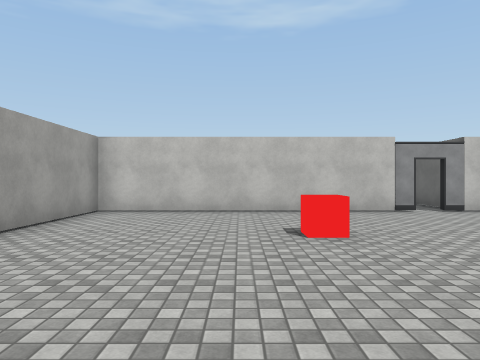
[1] (above)

16 first-person views from a walk through a 3-D level made in the Unity game engine. The camera is 1.4 m above the floor, looks level and sees 70° across. The floor is counted in squares, 2 m on a side. Each view is taken from the middle of a square. On the plan, view 1 faces up. The plan holds only what a view shows up to about 11 squares ahead; the rest is blank. The place goes on beyond the plan. The player character is not drawn. Surface patterns are stand-ins for the level's own textures.

[2]
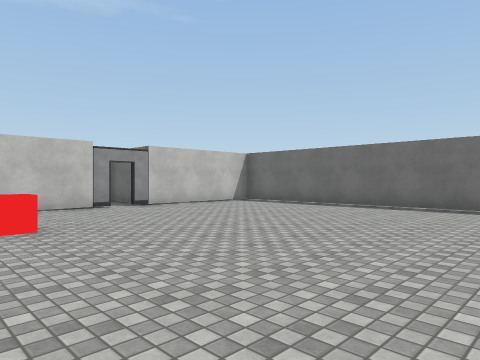

[3]
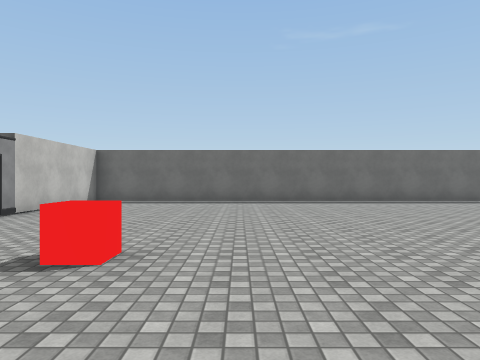

[4]
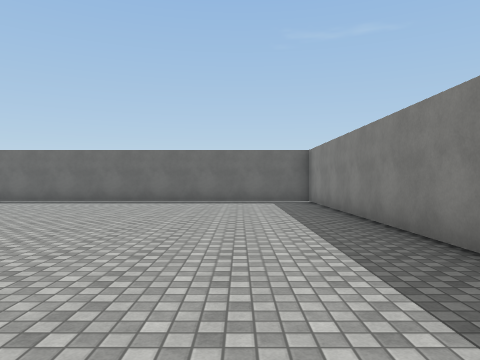

[5]
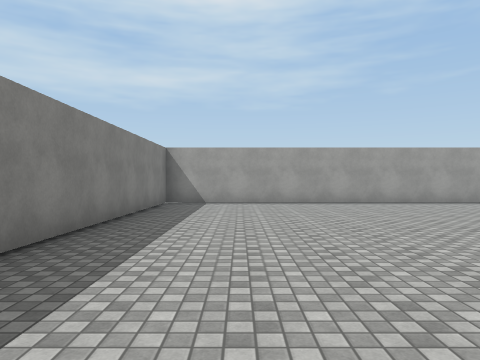

[6]
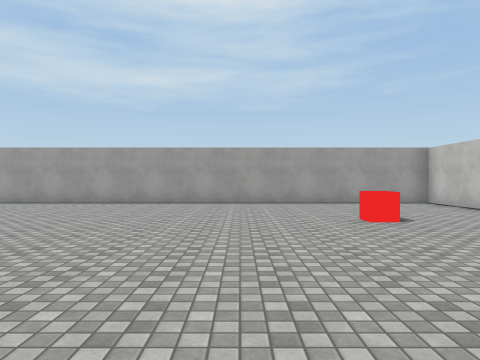

[7]
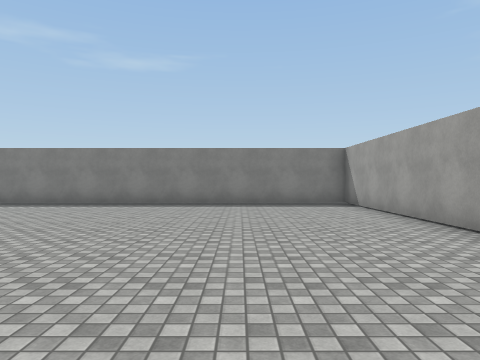

[8]
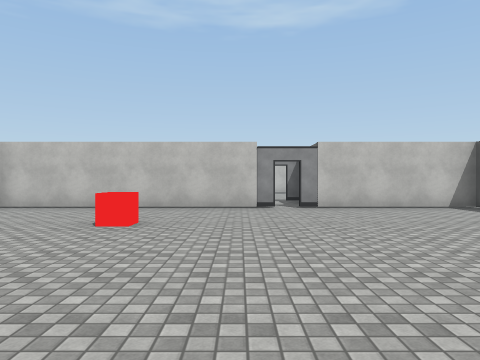

[9]
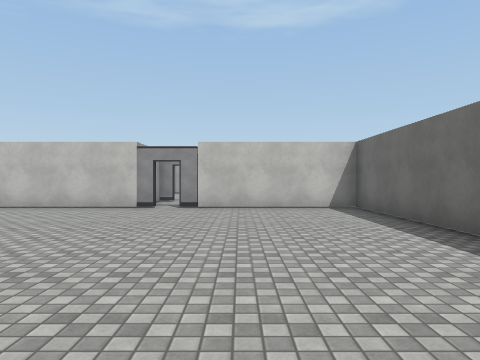

[10]
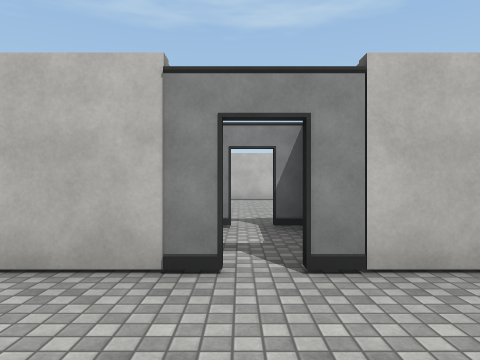

[11]
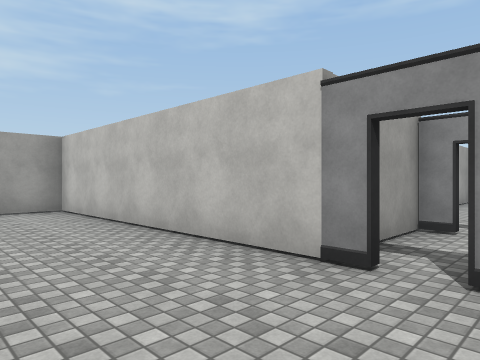

[12]
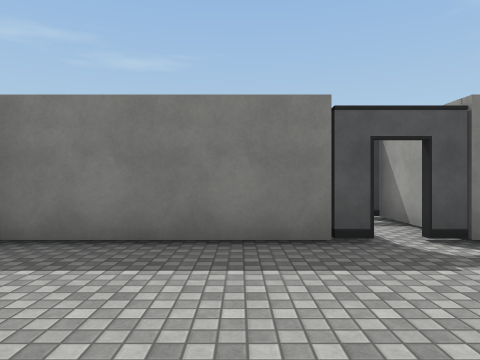

[13]
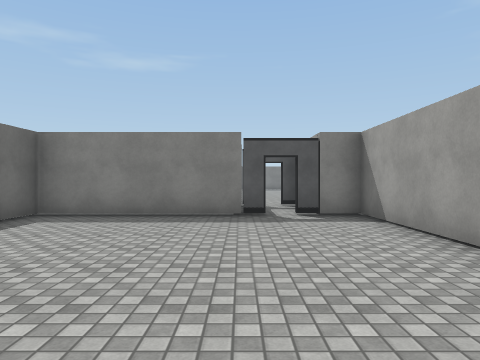

[14]
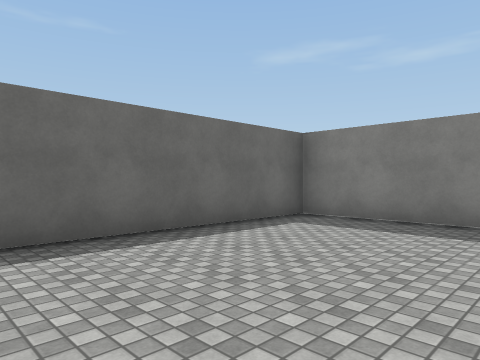

[15]
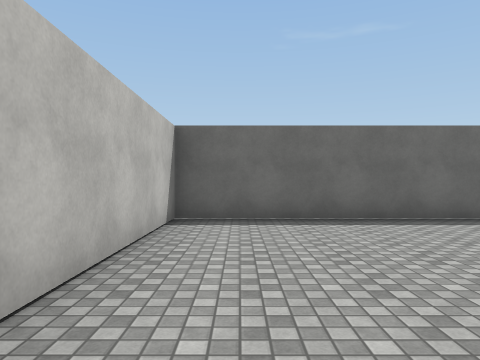

[16]
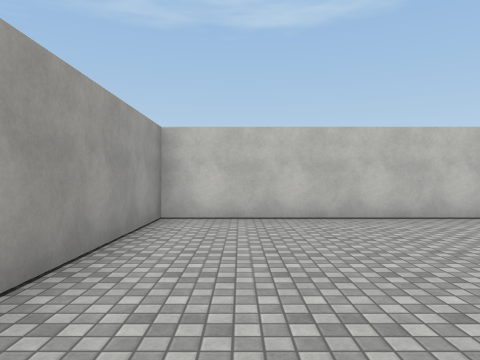

### Floor plan
Ten units are one square. View 1 is at (0, 0); x grows to the right and y downward. Boxes are objects, and circles mark ways between rooms. Rooms are numbered by the first view taken in them; rooms with no view inside come last. Other rooms are left out.
<svg viewBox="-36 -176 131 253">
<path fill="none" stroke="#000" d="M39 -76 -31 -76 -31 72 90 72 90 -76 44 -76M44 -102 90 -102 90 -171 26 -171 26 -102 39 -102M34 -102 34 -77 39 -77M39 -100 34 -100M50 -75 50 -100"/>
<rect x="5" y="-55" width="10" height="10" fill="#bbb"><title>other object</title></rect>
<circle cx="40" cy="-80" r="3" fill="#2a7"/>
<text x="20" y="0">1</text>
<text x="50" y="-140">2</text>
</svg>
Room 1 opens to room 2.

Where each view was taken, in squares from view 1:
view 1: 0 up, 0 right, facing up
view 2: 1 down, 0 right, facing up-right
view 3: 3 up, 2 left, facing right
view 4: 5 down, 2 left, facing right
view 5: 5 down, 7 right, facing left
view 6: 2 up, 7 right, facing left
view 7: 3 up, 0 right, facing down
view 8: 1 down, 3 right, facing up
view 9: 1 down, 6 right, facing up
view 10: 5 up, 4 right, facing up
view 11: 5 up, 5 right, facing up-left
view 12: 14 up, 6 right, facing down
view 13: 17 up, 5 right, facing down
view 14: 16 up, 5 right, facing down-right
view 15: 16 up, 3 right, facing right
view 16: 11 up, 4 right, facing up
